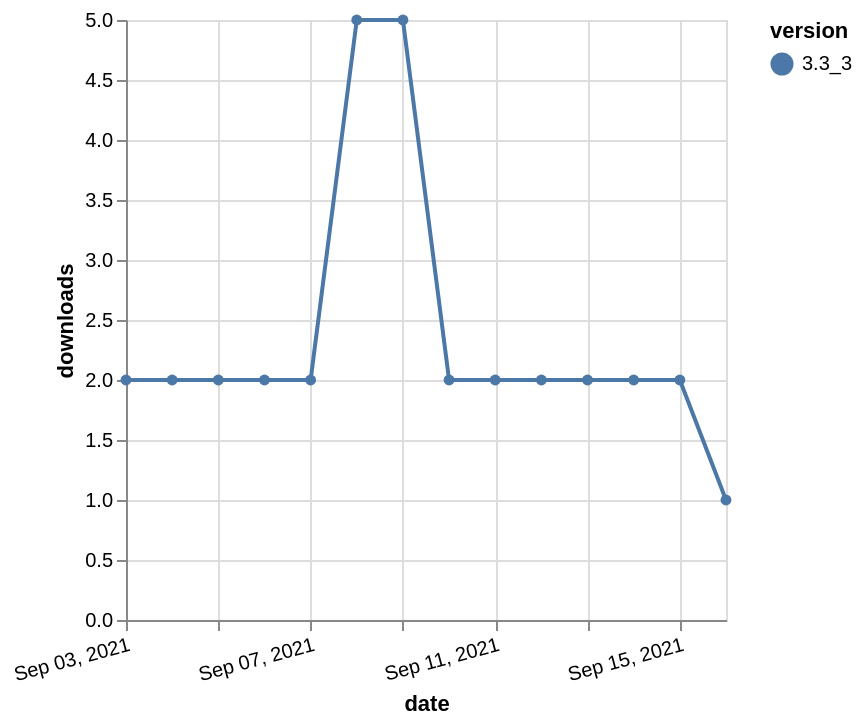

Vega-Lite specification for this chart:
### Vega-Lite specification from a JSON file in a GitHub repository (floating-point values rounded to 4 significant figures)
{"$schema": "https://vega.github.io/schema/vega-lite/v5.json", "description": "A simple bar chart with embedded data.", "data": {"values": [{"date": "2021-09-03", "total": 4254, "delta": 2, "version": "3.3_3"}, {"date": "2021-09-04", "total": 4256, "delta": 2, "version": "3.3_3"}, {"date": "2021-09-05", "total": 4258, "delta": 2, "version": "3.3_3"}, {"date": "2021-09-06", "total": 4260, "delta": 2, "version": "3.3_3"}, {"date": "2021-09-07", "total": 4262, "delta": 2, "version": "3.3_3"}, {"date": "2021-09-08", "total": 4267, "delta": 5, "version": "3.3_3"}, {"date": "2021-09-09", "total": 4272, "delta": 5, "version": "3.3_3"}, {"date": "2021-09-10", "total": 4274, "delta": 2, "version": "3.3_3"}, {"date": "2021-09-11", "total": 4276, "delta": 2, "version": "3.3_3"}, {"date": "2021-09-12", "total": 4278, "delta": 2, "version": "3.3_3"}, {"date": "2021-09-13", "total": 4280, "delta": 2, "version": "3.3_3"}, {"date": "2021-09-14", "total": 4282, "delta": 2, "version": "3.3_3"}, {"date": "2021-09-15", "total": 4284, "delta": 2, "version": "3.3_3"}, {"date": "2021-09-16", "total": 4285, "delta": 1, "version": "3.3_3"}]}, "width": "container", "mark": {"type": "line", "point": {"filled": true}}, "encoding": {"x": {"field": "date", "type": "temporal", "timeUnit": "yearmonthdate", "title": "date", "axis": {"labelAngle": -15}}, "y": {"field": "delta", "type": "quantitative", "title": "downloads"}, "color": {"field": "version", "type": "nominal"}, "tooltip": {"field": "delta"}}}
